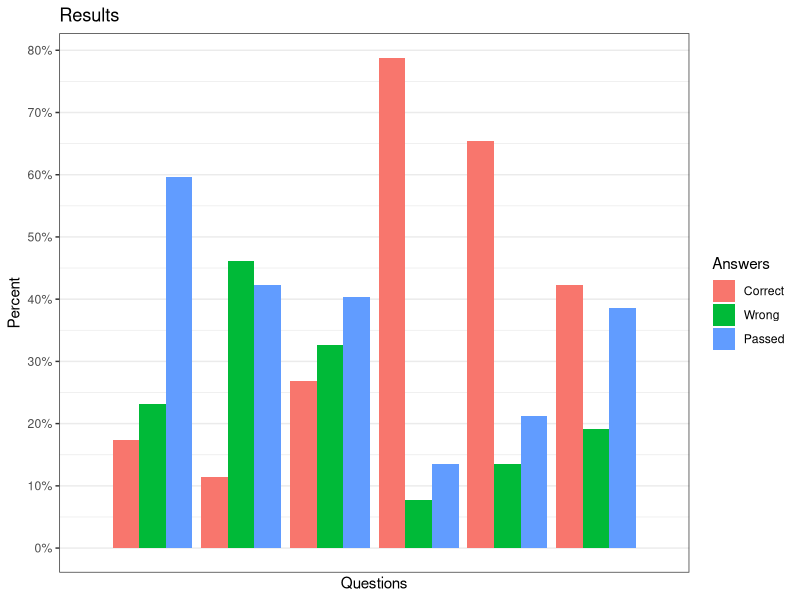

Here is the R script that generated this plot:
results <- data.frame(
  Answers <- factor(rep(c('Correct', 'Wrong', 'Passed'),6),levels = c("Correct", "Wrong", "Passed")),
  q <- rep(1:6, each = 3),
  r <- c(17.3, 23.1, 59.6, 11.5, 46.2, 42.3, 26.9, 32.7, 40.4, 78.8,  7.7, 13.5, 65.4, 13.5, 21.2, 42.3, 19.2, 38.5)
)

library(ggplot2)

breaks_x <- 1:6
breaks_y <- seq(0, 80, 10)
labels_y <- paste(breaks_y,"%",sep="")

#cairo_ps("Wykres.eps", height = 7.5, width = 8)

ggplot(data = results, aes(x = q, y = r, fill = Answers)) + geom_col(position = 'dodge') + scale_x_discrete(name = 'Questions') +
  scale_y_continuous(name = 'Percent', breaks = breaks_y, labels = labels_y) + theme_bw() + ggtitle("Results")

#dev.off()
